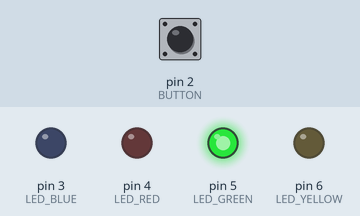
A sketch run on a simulated Arduino Uno, built with avr-gcc and run on an emulated ATmega328P. Parts: output pins drawn as LEDs (lit = HIGH). The test bench sets the inputs (shaded band); at power-on: pin 2 (BUTTON) HIGH. What the sketch prints to the serial monitor is not drawn.

Above: at 1.2 s.
1.3 s: pin 2 (BUTTON) pulled LOW for 0.15 s
At 2.3 s:
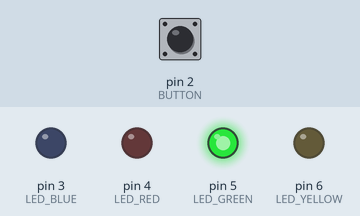
2.9 s: pin 2 (BUTTON) pulled LOW for 1 s
At 6.3 s:
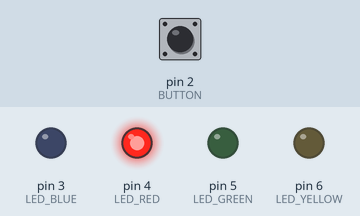
6.9 s: pin 2 (BUTTON) pulled LOW for 3.2 s
At 7.7 s:
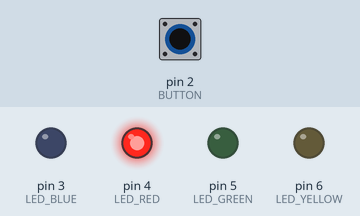
Timing chart, 0 to 9.9 s (numbered marks = the images above; inputs shaded):
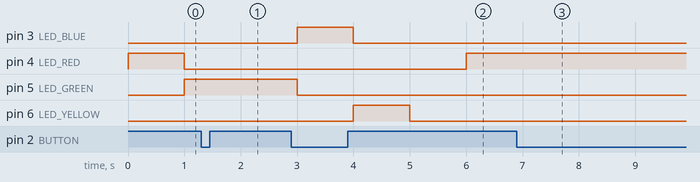

Measured:
- after the input at 1.3 s, pin 3 (LED_BLUE): stays LOW (without the input it goes to HIGH after 0.70 s); pin 5 (LED_GREEN): stays HIGH (without the input it goes to LOW after 0.70 s)
- after the input at 2.9 s, pin 3 (LED_BLUE): LOW → HIGH after 0.10 s, → LOW 1.0 s later; pin 4 (LED_RED): LOW → HIGH after 3.1 s; pin 5 (LED_GREEN): HIGH → LOW after 0.10 s; pin 6 (LED_YELLOW): LOW → HIGH after 1.1 s, → LOW 1.0 s later
- after the input at 6.9 s, pin 3 (LED_BLUE), pin 5 (LED_GREEN), pin 6 (LED_YELLOW): stops changing and stays LOW; pin 4 (LED_RED): stops changing and stays HIGH

The sketch:

Lab1-button-interrupt.ino
```cpp
#define BUTTON 2
#define LED_BLUE 3
#define LED_RED 4
#define LED_GREEN 5
#define LED_YELLOW 6

#define SLEEP 1000
#define PAUSED true

bool status = !PAUSED;

int currentLEDState = 0;

void setup() {
  Serial.begin(115200);
  Serial.println("Hello World!");

  pinMode(LED_YELLOW, OUTPUT);
  pinMode(LED_BLUE, OUTPUT);
  pinMode(LED_GREEN, OUTPUT);
  pinMode(LED_RED, OUTPUT);

  pinMode(BUTTON, INPUT);

  attachInterrupt(digitalPinToInterrupt(BUTTON), button_handler, FALLING);
}

void button_handler() {
  // FIX bounce
  status = !status;
}

void setLEDState(int state) {
  switch (state) {
    case 0:
      digitalWrite(LED_RED, HIGH);
      break;
    case 1:
      digitalWrite(LED_RED, LOW);
      digitalWrite(LED_GREEN, HIGH);
      break;
    case 2:
      digitalWrite(LED_GREEN, LOW);
      digitalWrite(LED_BLUE, HIGH);
      break;
    case 3:
      digitalWrite(LED_BLUE, LOW);
      digitalWrite(LED_YELLOW, HIGH);
      break;
    case 4:
      digitalWrite(LED_YELLOW, LOW);
      break;
  }
}

void loop() {
  if (status != PAUSED) {
    setLEDState(currentLEDState);
    currentLEDState = (currentLEDState + 1) % 5;
  }
  delay(SLEEP);
}
```
